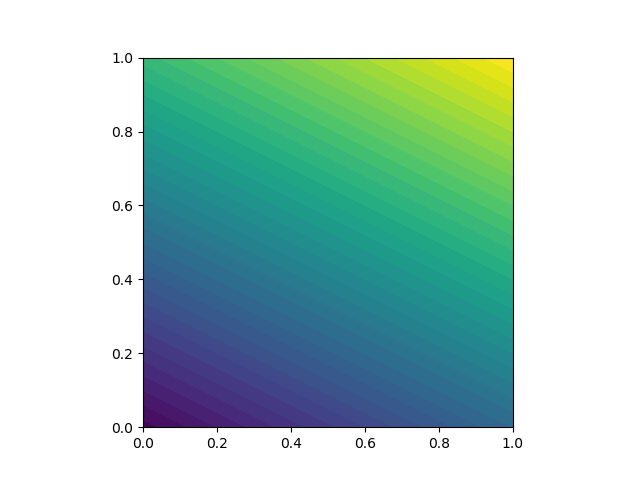

Generate this figure with Python:
"""
FEniCS tutorial demo program: Nonlinear Possion equation.

	-div(q(u)*grad(u)) = f in the unit square.
		u = u_D on the boundary.
"""

#Warning: from fenics import * will import both 'sym' and 
#'q' from FEniCS. We therefore import FEniCS first and then 
#overwrite these objects

from fenics import *
import matplotlib.pyplot as plt
import numpy as np

def q(u):
	"""Return nonlinear coefficient"""
	return 1 + u**2

#Use SymPy to compute f from the manufactured solution u
import sympy as sym
x, y = sym.symbols('x[0], x[1]')
u = 1 + x + 2 * y
f = - sym.diff(q(u)*sym.diff(u, x), x) - sym.diff(q(u)*sym.diff(u, y), y)
f = sym.simplify(f)
u_code = sym.printing.ccode(u)
f_code = sym.printing.ccode(f)
print('u=', u_code)
print('f=', f_code)

#Create mesh and define function space
mesh = UnitSquareMesh(8, 8)
V = FunctionSpace(mesh, 'P', 1)

#Define boudnary condition
u_D = Expression(u_code, degree = 2)


def boundary(x, on_boundary):
	return on_boundary

bc = DirichletBC(V, u_D, boundary)

#Define variational problem
u = Function(V) #Note: not TrialFunction
v = TestFunction(V)
f = Expression(f_code, degree = 2)
F = q(u)*dot(grad(u), grad(v))*dx - f*v*dx

#Compute solution
solve(F == 0, u, bc)

plot(u)
plt.savefig('nonlinear_possion.png')

#Compute maximum error at vertices. This computaton illustrates
#an alternative to using compute_vertex_values as in possion.py
#u_e = interpolate(u_D, V)
#error_max = np.abs(u_e.verctor().array() - u.verctor().array()).max()
#print('error_max = ', error_max)





